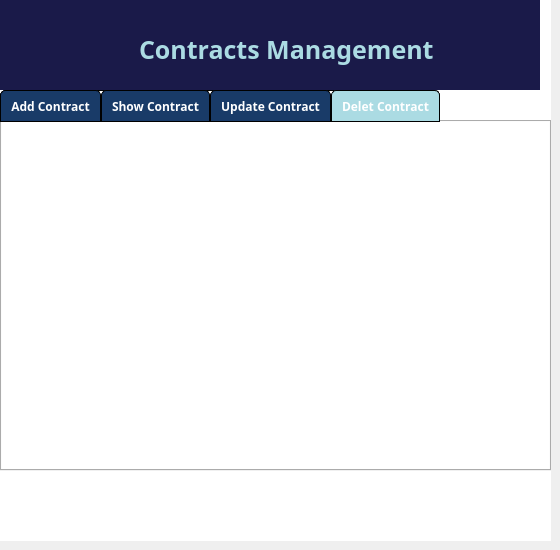
    <widget class="QWidget" name="page_3">
     <widget class="QWidget" name="widget_8" native="true">
      <property name="geometry">
       <rect>
        <x>0</x>
        <y>0</y>
        <width>551</width>
        <height>541</height>
       </rect>
      </property>
      <property name="styleSheet">
       <string notr="true">QWidget {
    background-color: white;
}</string>
      </property>
      <widget class="QTabWidget" name="tabWidget_7">
       <property name="geometry">
        <rect>
         <x>0</x>
         <y>90</y>
         <width>551</width>
         <height>381</height>
        </rect>
       </property>
       <property name="font">
        <font>
         <family>Yu Gothic UI Semibold</family>
         <weight>75</weight>
         <bold>true</bold>
        </font>
       </property>
       <property name="styleSheet">
        <string notr="true">QTabWidget {
    background-color: #f0f0f0;
}

/* Set rounded corners for the tab bar */
QTabBar {
    border-radius: 5px;
    border: 1px solid black; /* Add a 1px black border */
}

/* Increase spacing between tabs */
QTabBar::tab {
    margin-left: 0px; /* Adjust spacing as needed */
    margin-right: 0px; /* Adjust spacing as needed */
}

/* Increase tab size and add horizontal padding */
QTabBar::tab {
    min-width: 70px; /* Adjust width as needed */
    min-height: 30px; /* Adjust height as needed */
    padding: 0px 10px; /* Add 5px padding on top/bottom, 10px on left/right */
}

/* Set background color and text color for individual tabs */
QTabBar::tab {
    background-color: #193b68;
    opacity: 30%;
    color: white;
    border-top-left-radius: 5px;
    border-top-right-radius: 5px;
    border: 1px solid black; /* Add a 1px black border for each tab */
}

/* Change background and text color for selected tab */
QTabBar::tab:selected {
    background-color: #abdbe3;
    color: white;
}
</string>
       </property>
       <property name="currentIndex">
        <number>3</number>
       </property>
       <widget class="QWidget" name="tab_22">
        <attribute name="title">
         <string>Add Contract</string>
        </attribute>
       </widget>
       <widget class="QWidget" name="tab_23">
        <attribute name="title">
         <string>Show Contract</string>
        </attribute>
       </widget>
       <widget class="QWidget" name="tab_24">
        <attribute name="title">
         <string>Update Contract</string>
        </attribute>
       </widget>
       <widget class="QWidget" name="tab_6">
        <attribute name="title">
         <string>Delet Contract</string>
        </attribute>
       </widget>
      </widget>
      <widget class="QWidget" name="widget_10" native="true">
       <property name="geometry">
        <rect>
         <x>-1</x>
         <y>-1</y>
         <width>541</width>
         <height>91</height>
        </rect>
       </property>
       <property name="styleSheet">
        <string notr="true">QWidget{
background-color:#1a1a49;
}</string>
       </property>
       <widget class="QLabel" name="label_20">
        <property name="geometry">
         <rect>
          <x>140</x>
          <y>20</y>
          <width>351</width>
          <height>61</height>
         </rect>
        </property>
        <property name="font">
         <font>
          <family>Yu Gothic UI Semibold</family>
          <pointsize>-1</pointsize>
          <weight>75</weight>
          <bold>true</bold>
         </font>
        </property>
        <property name="styleSheet">
         <string notr="true">QLabel {
    color: #abdbe3;
font-size: 25px;
    font-weight: bold;
}</string>
        </property>
        <property name="frameShape">
         <enum>QFrame::NoFrame</enum>
        </property>
        <property name="text">
         <string>Contracts Management</string>
        </property>
        <property name="textFormat">
         <enum>Qt::PlainText</enum>
        </property>
       </widget>
       <widget class="QLabel" name="label_21">
        <property name="geometry">
         <rect>
          <x>50</x>
          <y>30</y>
          <width>51</width>
          <height>51</height>
         </rect>
        </property>
        <property name="text">
         <string/>
        </property>
        <property name="pixmap">
         <pixmap resource="resource.qrc">:/resources/contract.png</pixmap>
        </property>
        <property name="scaledContents">
         <bool>true</bool>
        </property>
       </widget>
      </widget>
     </widget>
    </widget>
